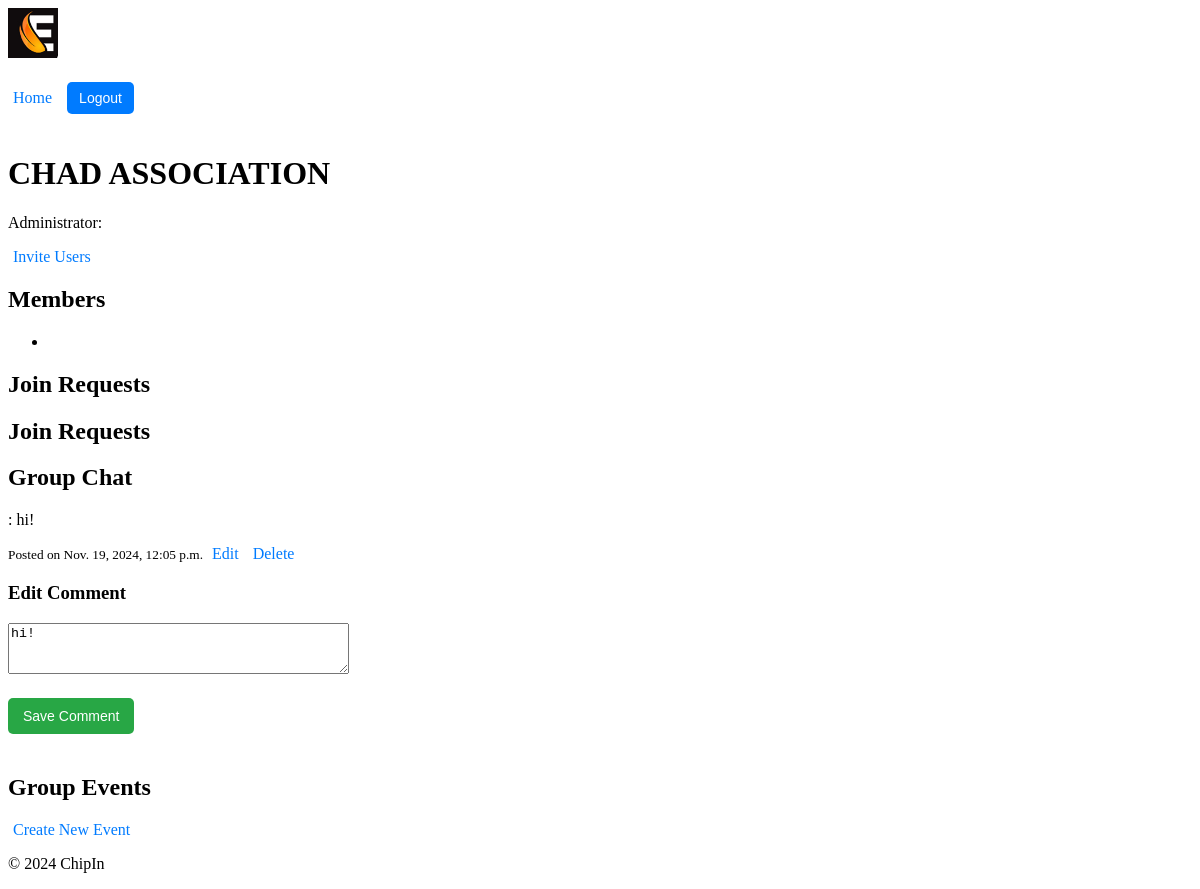
Screenshot of /chipin/group/5/edit/1/ (signed in) with the database file from the repository.
### chipin/models.py (models this page shows, shortened)
class Group(models.Model):
    name = models.CharField(max_length=100)
    admin = models.ForeignKey(User, on_delete=models.CASCADE, related_name='admin_groups')
    members = models.ManyToManyField(User, related_name='group_memberships', blank=True)
    invited_users = models.ManyToManyField(User, related_name='pending_invitations', blank=True)

class Comment(models.Model):
    user = models.ForeignKey(User, on_delete=models.CASCADE)  # User who posted the comment
    group = models.ForeignKey(Group, related_name='comments', on_delete=models.CASCADE)  # Group associated with the comment
    content = models.TextField()  # The comment content
    created_at = models.DateTimeField(auto_now_add=True)  # Timestamp when the comment was posted
    updated_at = models.DateTimeField(auto_now=True)  # Timestamp for the latest update

### chipin/views.py (the view)
# urls.py: path('group/<int:group_id>/', views.group_detail, name='group_detail'),
@login_required
def group_detail(request, group_id, edit_comment_id=None):
    group = get_object_or_404(Group, id=group_id)
    comments = group.comments.all().order_by('-created_at')  # Fetch all comments for the group
    if edit_comment_id: # Fetch the comment to edit, if edit_comment_id is provided
        comment_to_edit = get_object_or_404(Comment, id=edit_comment_id)
        if comment_to_edit.user != request.user:
            return redirect('chipin:group_detail', group_id=group.id)
    else:
        comment_to_edit = None
    if request.method == 'POST':
        if comment_to_edit: # Editing an existing comment
            form = CommentForm(request.POST, instance=comment_to_edit)
        else: # Adding a new comment
            form = CommentForm(request.POST)
        if form.is_valid():
            comment = form.save(commit=False)
            comment.user = request.user
            comment.group = group
            comment.save()
            return redirect('chipin:group_detail', group_id=group.id)
    else:
        form = CommentForm(instance=comment_to_edit) if comment_to_edit else CommentForm()
    return render(request, 'chipin/group_detail.html', {
        'group': group,
        'comments': comments,
        'form': form,
        'comment_to_edit': comment_to_edit,
    })

### chipin/forms.py (shortened to what this page needs)
class CommentForm(forms.ModelForm):
    class Meta:
        model = Comment
        fields = ['content']
        widgets = {
            'content': forms.Textarea(attrs={'rows': 3, 'placeholder': 'Enter your comment...'})
        }

### chipin/context_processors.py (called while the page is built)
def user_profile(request):
    if request.user.is_authenticated:
        try:
            return {'nickname': request.user.profile.nickname}
        except Profile.DoesNotExist:
            return {'nickname': request.user.username}  # Fallback to username if no profile exists
    return {}

### chipin/templates/chipin/group_detail.html (shortened to what this page needs)
{% extends 'chipin/base.html' %}
{% block content %}
    <h1>{{ group.name }}</h1>
    <p>Administrator: {{ group.admin.profile.nickname }}</p>
    {% if request.user == group.admin %}
        <a href="{% url 'chipin:invite_users' group.id %}">Invite Users</a>
    {% endif %}
    <h2>Members</h2>
    <ul>
        {% for member in group.members.all %}
        <li>{{ member.profile.nickname }}</li>
        {% endfor %}
    </ul>
    {% if request.user in group.members.all %}
        <h2>Join Requests</h2>
    {% endif %}
    <h2>Join Requests</h2>
    <h2>Group Chat</h2>
    <div class="comments-section">
        {% for comment in comments %}
            <div class="comment">
                <p><strong>{{ comment.user.profile.nickname }}</strong>: {{ comment.content }}</p>
                <small>Posted on {{ comment.created_at }}</small>
                {% if comment.user == request.user or request.user == group.admin %}
                    <a href="{% url 'chipin:edit_comment' group.id comment.id %}">Edit</a>
                    <a href="{% url 'chipin:delete_comment' comment.id %}" onclick="return confirm('Are you sure?')">Delete</a>
                {% endif %}
            </div>
        {% empty %}
            <p>No comments yet. Be the first to comment!</p>
        {% endfor %}
    </div>
    <h3>{% if comment_to_edit %}Edit Comment{% else %}Add a comment{% endif %}</h3>
    <form method="POST">
        <div class="form-group">
            {{ form.content }}
        </div>
        <button type="submit">{% if comment_to_edit %}Save Comment{% else %}Post Comment{% endif %}</button>
    </form>
    <h2>Group Events</h2>
    {% if request.user == group.admin %}
        <a href="{% url 'chipin:create_event' group.id %}" class="btn btn-primary">Create New Event</a>
    {% endif %}
{% endblock %}

### chipin/static/chipin/styles.css (style rules this page uses)
button { background-color: #28a745; color: white; border: none; padding: 10px 15px; cursor: pointer; border-radius: 5px; font-size: 14px; margin-top: 20px; margin-bottom: 20px; }
a { color: #007BFF; text-decoration: none; padding: 5px }

### rows the page displays
Group: name "CHAD ASSOCIATION"
Comment: content "hi!", created_at "Nov. 19, 2024, 12:05 p.m.", shows "Edit"
